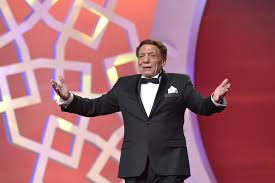
#> input picture Gui Features in OpenCV/elzaeem.jpg, 275 x 183 px
$ python 'getting started with images.py'
#> lines starting #> are read from the running program, lines starting #| are printed output that depends on the picture
"""
Goals
    Here, I will learn how to read an image, how to display it and how to save it back
    You will learn these functions : cv2.imread(), cv2.imshow() , cv2.imwrite()
    I will learn how to display images with Matplotlib
"""
# Read an image

"""
Use the function cv2.imread() to read an image. The image should be in the working directory or a full path of image should be given.
Second argument is a flag which specifies the way image should be read.
    cv2.IMREAD_COLOR : Loads a color image. Any transparency of image will be neglected. It is the default flag.
    cv2.IMREAD_GRAYSCALE : Loads image in grayscale mode
    cv2.IMREAD_UNCHANGED : Loads image as such including alpha channel
Note: Instead of these three flags, you can simply pass integers 1, 0 or -1 respectively.
"""
import numpy as np
import cv2 as cv
from matplotlib import pyplot as plt

# Load an color image in grayscale
img1 = cv.imread('elzaeem.jpg',0)
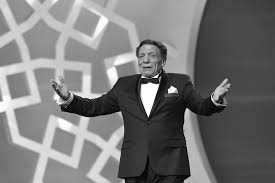
#> img1: shape (183, 275); min 0, max 255, mean 119.2

# Display an image

cv.imshow('Adel Imam',img1)
cv.waitKey(0)
"""
If i wrote cv.waitKey(1000)
it means that window will remain open for 1 second before closing automatically or i kill it before the second ends
"""
cv.destroyAllWindows()
"""
we can destry a specific window when mention its name:
    cv.destroyWindow('Adel Imam')
or we can with a specific key like escape:
    # Check the key pressed
    if key == 27:  # If the 'Esc' key (27 in ASCII) is pressed
        cv.destroyAllWindows()  # Close the window
"""
img2 = cv.imread('cat.jpg',0)
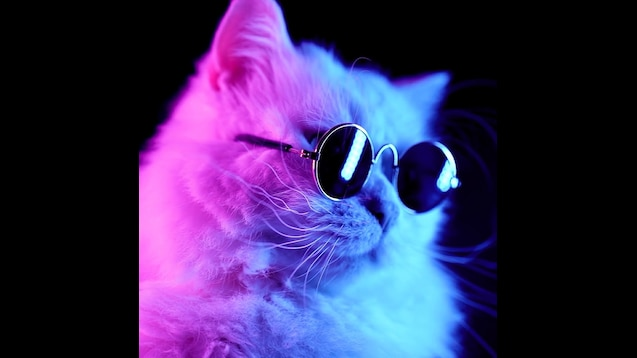
#> input picture Gui Features in OpenCV/cat.jpg, 637 x 358 px
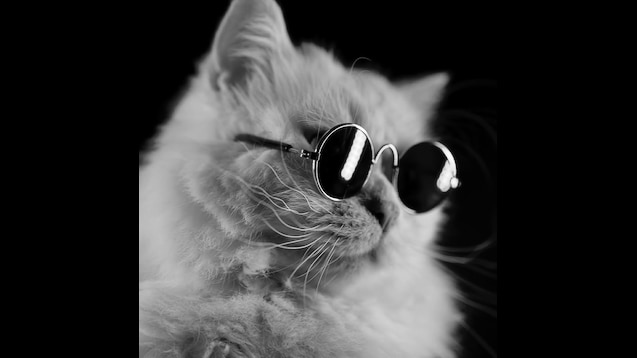
#> img2: shape (358, 637); min 0, max 255, mean 53.8
# Create a named window with cv.WINDOW_NORMAL flag (resizable)
cv.namedWindow('My Resizable Window', cv.WINDOW_NORMAL)

# Display the image in the window
cv.imshow('My Resizable Window', img2)
cv.waitKey(0)
cv.destroyAllWindows()

# Write an image
cv.imwrite("new-image.png", img2)

####  With Matplotlib
plt.imshow(img1, cmap = 'gray', interpolation = 'bicubic')
plt.xticks([]), plt.yticks([]) # to hide tick values on X and Y axis
plt.show()
"""
ooops we have a problem :
There is a slight difference in pixel ordering in OpenCV and Matplotlib.
OpenCV follows BGR order, while matplotlib likely follows RGB order.
"""
img2 = cv.imread('cat.jpg')
#> img2 is the input picture: shape (358, 637, 3); mean B, G, R 92.5, 44.1, 58.2
b,g,r = cv.split(img2)
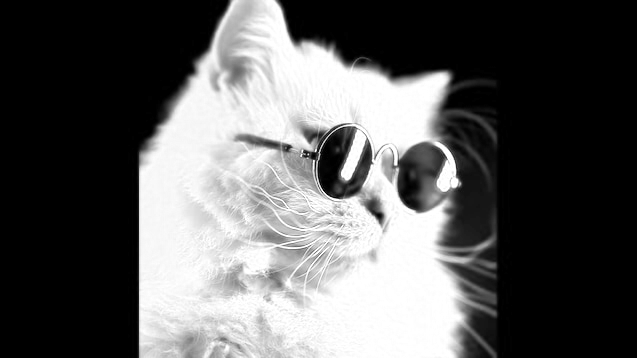
#> b: shape (358, 637); min 0, max 255, mean 92.5
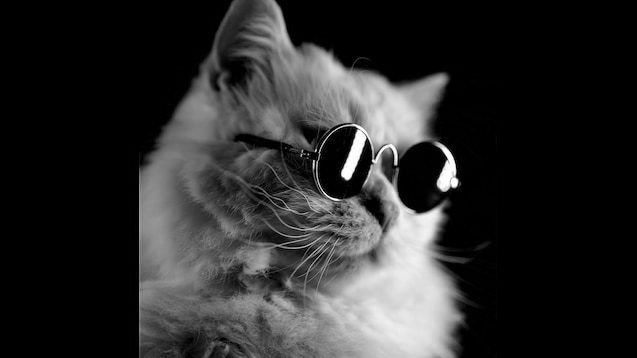
#> g: shape (358, 637); min 0, max 255, mean 44.1
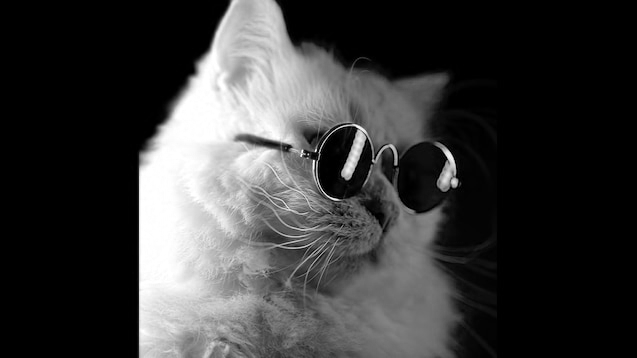
#> r: shape (358, 637); min 0, max 255, mean 58.2
img3 = cv.merge([r,g,b])
plt.subplot(121); plt.imshow(img2)
plt.subplot(122); plt.imshow(img3)
plt.show()
#> figure, not shown here; B, G, R data is drawn as R, G, B
cv.imshow('bgr image',img2) # expects true color
cv.imshow('rgb image',img3) # expects distorted color
cv.waitKey(0)
cv.destroyAllWindows()

                                                # Done p.g 24 #
